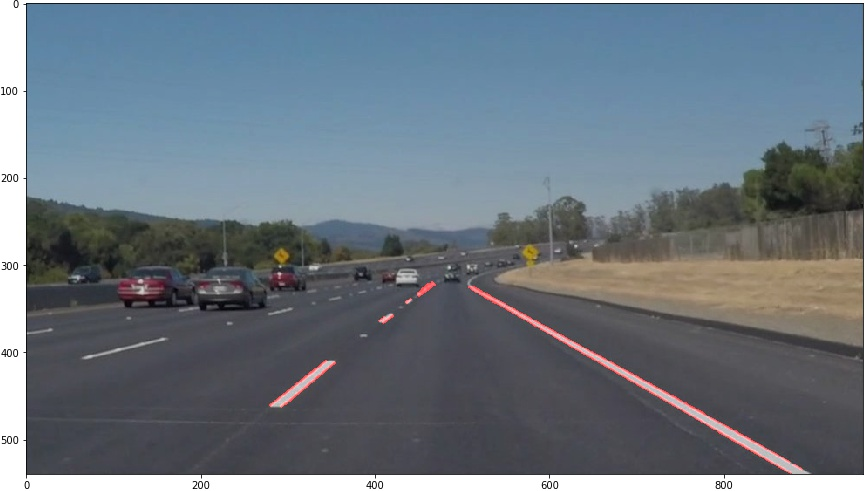
#> input picture test_images/result_solidWhiteCurve.jpg, 866 x 491 px; its folder holds only this picture in this run
$ jupyter execute --allow-errors P1.ipynb   (shell and % lines are left out)
#> lines starting #> are read from the running program, lines starting #| are printed output that depends on the picture; after the words box and inside, x2 and y2 are one past the last pixel; in counts of white or black regions, pixels touching at a corner belong together
# Self-Driving Car Engineer Nanodegree

## Project: **Finding Lane Lines on the Road**
***
In this project, you will use the tools you learned about in the lesson to identify lane lines on the road.  You can develop your pipeline on a series of individual images, and later apply the result to a video stream (really just a series of images). Check out the video clip "raw-lines-example.mp4" (also contained in this repository) to see what the output should look like after using the helper functions below.

Once you have a result that looks roughly like "raw-lines-example.mp4", you'll need to get creative and try to average and/or extrapolate the line segments you've detected to map out the full extent of the lane lines.  You can see an example of the result you're going for in the video "P1_example.mp4".  Ultimately, you would like to draw just one line for the left side of the lane, and one for the right.

In addition to implementing code, there is a brief writeup to complete. The writeup should be completed in a separate file, which can be either a markdown file or a pdf document. There is a [write up template](https://github.com/udacity/CarND-LaneLines-P1/blob/master/writeup_template.md) that can be used to guide the writing process. Completing both the code in the Ipython notebook and the writeup template will cover all of the [rubric points](https://review.udacity.com/#!/rubrics/322/view) for this project.

---
Let's have a look at our first image called 'test_images/solidWhiteRight.jpg'.  Run the 2 cells below (hit Shift-Enter or the "play" button above) to display the image.

**Note: If, at any point, you encounter frozen display windows or other confounding issues, you can always start again with a clean slate by going to the "Kernel" menu above and selecting "Restart & Clear Output".**

---

**The tools you have are color selection, region of interest selection, grayscaling, Gaussian smoothing, Canny Edge Detection and Hough Tranform line detection.  You  are also free to explore and try other techniques that were not presented in the lesson.  Your goal is piece together a pipeline to detect the line segments in the image, then average/extrapolate them and draw them onto the image for display (as below).  Once you have a working pipeline, try it out on the video stream below.**

---

<figure>

 <figcaption>
 <p></p>
 <p style="text-align: center;"> Your output should look something like this (above) after detecting line segments using the helper functions below </p>
 </figcaption>
</figure>
 <p></p>
<figure>

 <figcaption>
 <p></p>
 <p style="text-align: center;"> Your goal is to connect/average/extrapolate line segments to get output like this</p>
 </figcaption>
</figure>

**Run the cell below to import some packages.  If you get an `import error` for a package you've already installed, try changing your kernel (select the Kernel menu above --> Change Kernel).  Still have problems?  Try relaunching Jupyter Notebook from the terminal prompt.  Also, see [this forum post](https://carnd-forums.udacity.com/cq/viewquestion.action?spaceKey=CAR&id=29496372&questionTitle=finding-lanes---import-cv2-fails-even-though-python-in-the-terminal-window-has-no-problem-with-import-cv2) for more troubleshooting tips.**

## Import Packages

[cell 1]
#importing some useful packages
import matplotlib.pyplot as plt
import matplotlib.image as mpimg
import numpy as np
import cv2

## Read in an Image

#> (a cell that did not finish here is left out)

## Ideas for Lane Detection Pipeline

**Some OpenCV functions (beyond those introduced in the lesson) that might be useful for this project are:**

`cv2.inRange()` for color selection
`cv2.fillPoly()` for regions selection
`cv2.line()` to draw lines on an image given endpoints
`cv2.addWeighted()` to coadd / overlay two images
`cv2.cvtColor()` to grayscale or change color
`cv2.imwrite()` to output images to file
`cv2.bitwise_and()` to apply a mask to an image

**Check out the OpenCV documentation to learn about these and discover even more awesome functionality!**

## Helper Functions

Below are some helper functions to help get you started. They should look familiar from the lesson!

[cell 3]
import math

def grayscale(img):
    """Applies the Grayscale transform
    This will return an image with only one color channel
    but NOTE: to see the returned image as grayscale
    (assuming your grayscaled image is called 'gray')
    you should call plt.imshow(gray, cmap='gray')"""
    return cv2.cvtColor(img, cv2.COLOR_RGB2GRAY)
    # Or use BGR2GRAY if you read an image with cv2.imread()
    # return cv2.cvtColor(img, cv2.COLOR_BGR2GRAY)

def canny(img, low_threshold, high_threshold):
    """Applies the Canny transform"""
    return cv2.Canny(img, low_threshold, high_threshold)

def gaussian_blur(img, kernel_size):
    """Applies a Gaussian Noise kernel"""
    return cv2.GaussianBlur(img, (kernel_size, kernel_size), 0)

def region_of_interest(img, vertices):
    """
    Applies an image mask.

    Only keeps the region of the image defined by the polygon
    formed from `vertices`. The rest of the image is set to black.
    """
    #defining a blank mask to start with
    mask = np.zeros_like(img)

    #defining a 3 channel or 1 channel color to fill the mask with depending on the input image
    if len(img.shape) > 2:
        channel_count = img.shape[2]  # i.e. 3 or 4 depending on your image
        ignore_mask_color = (255,) * channel_count
    else:
        ignore_mask_color = 255

    #filling pixels inside the polygon defined by "vertices" with the fill color
    cv2.fillPoly(mask, vertices, ignore_mask_color)

    #returning the image only where mask pixels are nonzero
    masked_image = cv2.bitwise_and(img, mask)
    return masked_image

def average_line(line_group, total_len, x_size, y_size):
    #Step1 : Average slope
    weighted_sum_slope = 0.0
    for a in line_group:
        weighted_sum_slope += (a["length"]/total_len) * a["slope"]

    #Step2 : Average position, remove outlier

    #First, find the intersection at the bottom.
    x_bottom = []
    for a in line_group:
        for x1,y1,x2,y2 in a["line"]:
            x_bottom.append((y_size-1-y1)/weighted_sum_slope + x1)
            x_bottom.append((y_size-1-y2)/weighted_sum_slope + x2)

    #Second: average and remove outliers based on std
    x_array = np.array(x_bottom)
    #print(x_array)
    exclude_outlier = (abs(x_array-np.mean(x_array)) <= np.std(x_array))
    #print(exclude_outlier)
    #Step3: find average at bottom
    x_bottom_average = np.mean(x_array[exclude_outlier])

    return weighted_sum_slope, x_bottom_average

def draw_lines_v2(img, lines, color=[255, 0, 0], thickness=2):
    """
    We have lot's of line segments stored in "lines".
    Let's try to seperate left and right by their slopes.
    This implementation follows the hint in the comment of draw_lines.
    """
    x_size=img.shape[1]
    y_size=img.shape[0]
    left = []
    right = []
    left_total_len  = 0
    right_total_len = 0
    for line in lines:
        for x1,y1,x2,y2 in line:
            if x2-x1 <= 2 and x2-x1>=-2:
                continue

            slope=((y2-y1)/(x2-x1))
            length= np.sqrt((y2-y1)*(y2-y1) + (x2-x1)*(x2-x1))
            temp = {}
            temp["slope"]=slope
            temp["length"]=length
            temp["line"]=line
            #print(slope)
            if slope > 0.3 and slope < 1.7 and x1 > x_size*0.52 and x2 > x_size*0.52:
                right.append(temp)
                right_total_len += temp["length"]
            elif slope<-0.3 and slope>-1.7 and x1< x_size*0.48 and x2<x_size*0.48 :
                left.append(temp)
                left_total_len  += temp["length"]

    # next, run the average_line function on left and right
    y_top = y_size*0.6
    if left:
        slp,x_b = average_line(left, left_total_len, x_size, y_size)
        left_lane = np.array([x_b, y_size-1, (y_top-y_size+1)/slp+x_b , y_top], dtype=np.int32)
        cv2.line(img, (left_lane[0], left_lane[1]), (left_lane[2], left_lane[3]), color, thickness)
    else:
        print("Error:Left is empty")

    if right:
        slp,x_b = average_line(right, right_total_len, x_size, y_size)
        #print(repr(right))
        #print([slp,x_b])
        right_lane = np.array([x_b, y_size-1,(y_top-y_size+1)/slp+x_b , y_top], dtype=np.int32)
        cv2.line(img, (right_lane[0], right_lane[1]), (right_lane[2], right_lane[3]), color, thickness)
    else:
        print("Error:Right is empty")

# [20 lines left out: function draw_lines, not called in this run]

def hough_lines(img, rho, theta, threshold, min_line_len, max_line_gap):
    """
    `img` should be the output of a Canny transform.

    Returns an image with hough lines drawn.
    """
    lines = cv2.HoughLinesP(img, rho, theta, threshold, np.array([]), minLineLength=min_line_len, maxLineGap=max_line_gap)
    line_img = np.zeros((img.shape[0], img.shape[1], 3), dtype=np.uint8)
    draw_lines_v2(line_img, lines)
    return line_img

# Python 3 has support for cool math symbols.

def weighted_img(img, initial_img, α=0.8, β=1., λ=0.):
    """
    `img` is the output of the hough_lines(), An image with lines drawn on it.
    Should be a blank image (all black) with lines drawn on it.

    `initial_img` should be the image before any processing.

    The result image is computed as follows:

    initial_img * α + img * β + λ
    NOTE: initial_img and img must be the same shape!
    """
    return cv2.addWeighted(initial_img, α, img, β, λ)

## Test Images

Build your pipeline to work on the images in the directory "test_images"
**You should make sure your pipeline works well on these images before you try the videos.**

[cell 4]
import os
testimgs=os.listdir("test_images/")
#> testimgs = ['result_solidWhiteCurve.jpg']

## Build a Lane Finding Pipeline

Build the pipeline and run your solution on all test_images. Make copies into the test_images directory, and you can use the images in your writeup report.

Try tuning the various parameters, especially the low and high Canny thresholds as well as the Hough lines parameters.

[cell 5]
# TODO: Build your pipeline that will draw lane lines on the test_images
# then save them to the test_images directory.

def my_pipeline(img):
    x_size = img.shape[1]
    y_size = img.shape[0]

    #Step 1: convert to grayscale
    gray = grayscale(img)

    #Step 2: Run Gaussian Blur to denoise
    blurred_img = gaussian_blur(gray, 3)

    #Step 3: run Canny edge detector
    edge_img = canny(blurred_img, 50, 150)

    #Step 4: mask only interested area with a triangle
    vertices = np.array([[(x_size*0.05, y_size-1),
                           (x_size*0.95, y_size-1),
                           (x_size*0.52, y_size*0.58),
                           (x_size*0.48, y_size*0.58)]], dtype=np.int32)

    masked_edges = region_of_interest(edge_img, vertices)

    #Step 5: Run Hough Transform
    rho = 1 # distance resolution in pixels of the Hough grid
    theta = np.pi/180 # angular resolution in radians of the Hough grid
    threshold = 25     # minimum number of votes (intersections in Hough grid cell)
    min_line_length = 5 #minimum number of pixels making up a line
    max_line_gap = 1    # maximum gap in pixels between connectable line segments

    hough_output = hough_lines(masked_edges, rho, theta, threshold, min_line_length, max_line_gap)

    #Step 6: Overlay the line image with original image
    #Generate pure red hough_lines
    merged_img = weighted_img(hough_output, img, α=.8, β=1., λ=0.)

    result = merged_img
    return result

[cell 6]
## Test the above pipeline
for i in range(len(testimgs)):
    img = mpimg.imread(os.path.join("test_images/", testimgs[i]))
#> img is the input picture: shape (491, 866, 3); mean R, G, B 106.1, 117.1, 127.1
    plt.figure(figsize = (15,15))
    #fig.add_subplot(1,2,1)
    #plt.imshow(img)

    result = my_pipeline(img)
#> in grayscale, `return cv2.cvtColor(img, cv2.COLOR_RGB2GRAY)`:
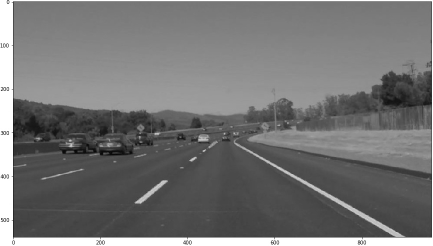
#> returned value: shape (491, 866) (shown at 1/2 size); min 0, max 255, mean 115
#> in canny, `return cv2.Canny(img, low_threshold, high_threshold)`:
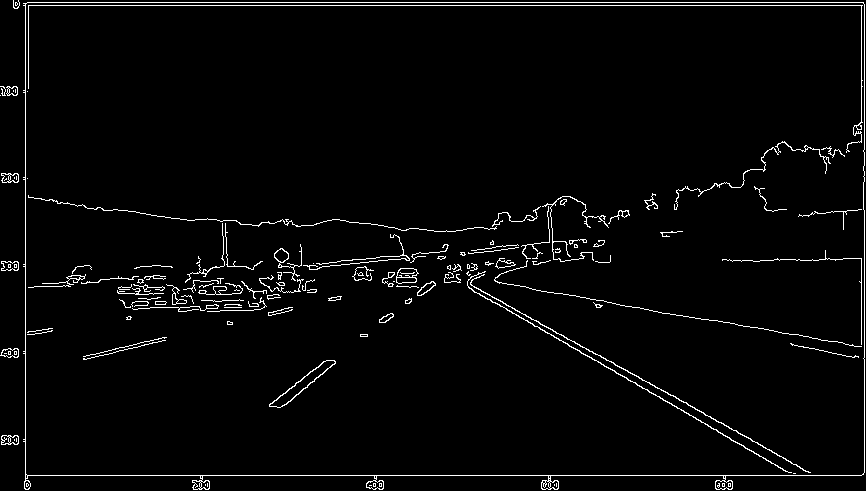
#> returned value: shape (491, 866); 2.8% white in thin lines or dots
#> in region_of_interest, `cv2.fillPoly(mask, vertices, ignore_mask_color)`:
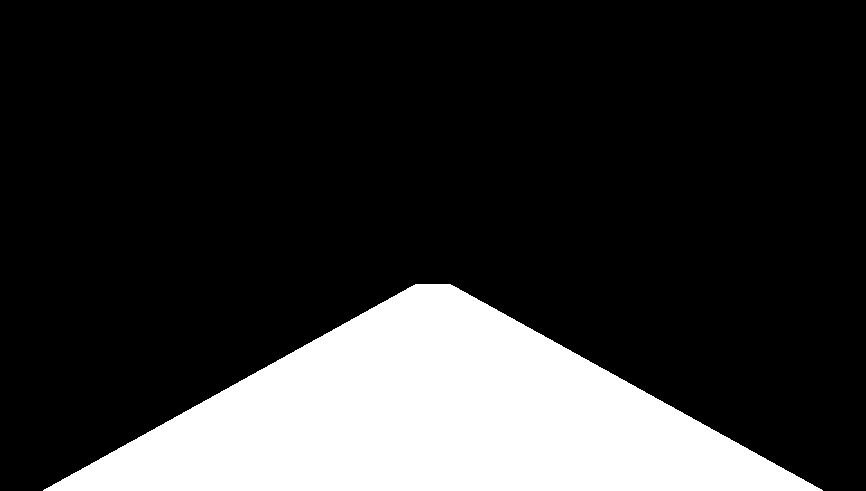
#> mask: shape (491, 866); 19.9% white; 1 white region, box (x1, y1, x2, y2) and area: (43, 284, 823, 491) 84622
#> in region_of_interest, `masked_image = cv2.bitwise_and(img, mask)`:
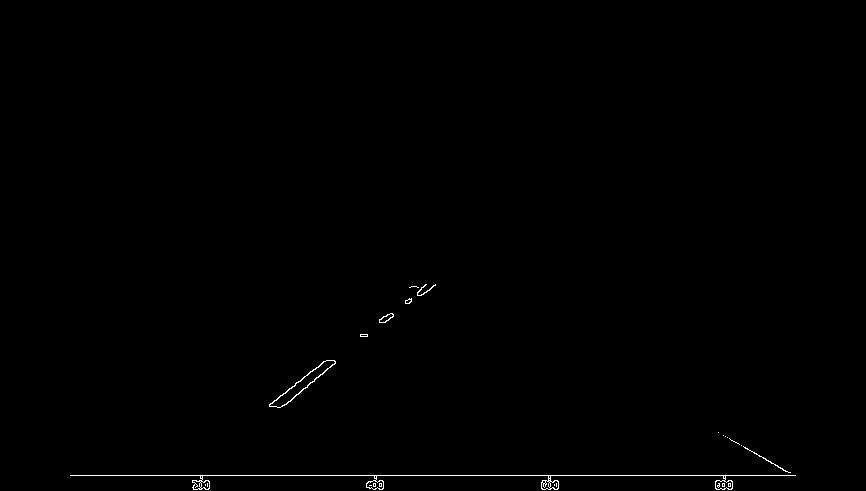
#> masked_image: shape (491, 866); 0.36% white in thin lines or dots, all inside (x1, y1, x2, y2) = (70, 284, 796, 490)
#> in hough_lines, `lines = cv2.HoughLinesP(img, rho, theta, threshold, np.array([]), minL..`: lines = 22 rows, first 6: [70, 475, 795, 475], [318, 377, 335, 362], [723, 435, 770, 461], [282, 406, 288, 401], [292, 398, 320, 374], [286, 391, 322, 363]
#> the loop in draw_lines_v2, `for line in lines:` made 22 passes
#> after the loop in draw_lines_v2, `for line in lines:`: left = 8 items; left_total_len = 187.7; right = 2 items; right_total_len = 97.13
#> the loop in average_line, `for a in line_group:` made 8 passes
#> weighted_sum_slope on passes 1 to 8: -0.107, -0.141, -0.31, -0.499, -0.624, -0.662, -0.709, -0.823
#> after the loop in average_line, `for a in line_group:`: weighted_sum_slope = -0.823
#> the loop in average_line, `for a in line_group:` made 8 passes
#> after the loop in average_line, `for a in line_group:`: x_bottom = [180.7, 179.4, 179.9, 179.8, 180.2, 179, 165.7, 167.7, 164.5, 167.4, 181, 180, 166, 166.5, 181.5, 180]
#> in average_line, `x_array = np.array(x_bottom)`: x_array has the same summary as x_bottom
#> in average_line, `exclude_outlier = (abs(x_array-np.mean(x_array)) <= np.std(x_array))`: exclude_outlier = [True, True, True, True, True, True, False, False, False, False, True, True, False, False, True, True]
#> in average_line, `x_bottom_average = np.mean(x_array[exclude_outlier])`: x_bottom_average = 180.2
#> in draw_lines_v2, `slp,x_b = average_line(left, left_total_len, x_size, y_size)`: slp = -0.823; x_b = 180.2
#> in draw_lines_v2, `left_lane = np.array([x_b, y_size-1, (y_top-y_size+1)/slp+x_b , y_top]..`: left_lane = [180, 490, 417, 294]
#> the loop in average_line (call 2), `for a in line_group:` made 2 passes
#> weighted_sum_slope on passes 1 to 2: 0.306, 0.553
#> the loop in average_line (call 2), `for a in line_group:` made 2 passes
#> in draw_lines_v2, `slp,x_b = average_line(right, right_total_len, x_size, y_size)`: slp = 0.553; x_b = 822.1
#> in draw_lines_v2, `right_lane = np.array([x_b, y_size-1,(y_top-y_size+1)/slp+x_b , y_top]..`: right_lane = [822, 490, 468, 294]
#> in draw_lines_v2, `cv2.line(img, (right_lane[0], right_lane[1]), (right_lane[2], right_la..`:
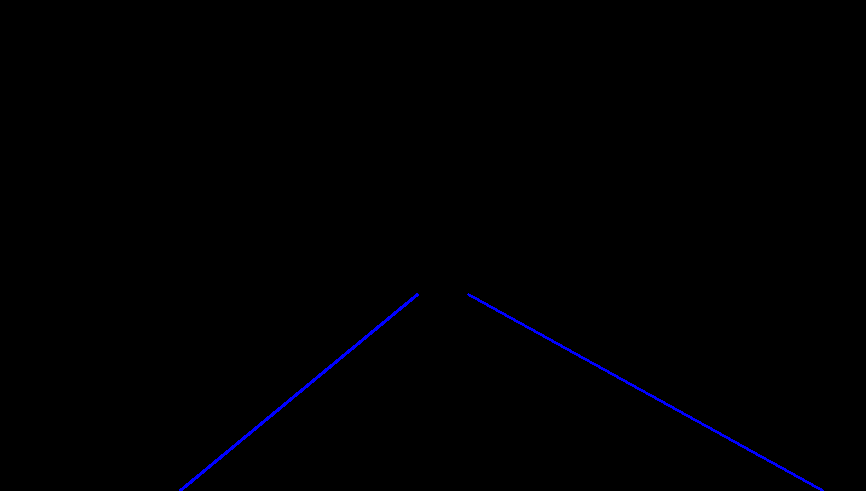
#> img: shape (491, 866, 3); mean of channels 0, 1, 2 1.3, 0, 0; drawn as B, G, R
#> in weighted_img, `return cv2.addWeighted(initial_img, α, img, β, λ)`:
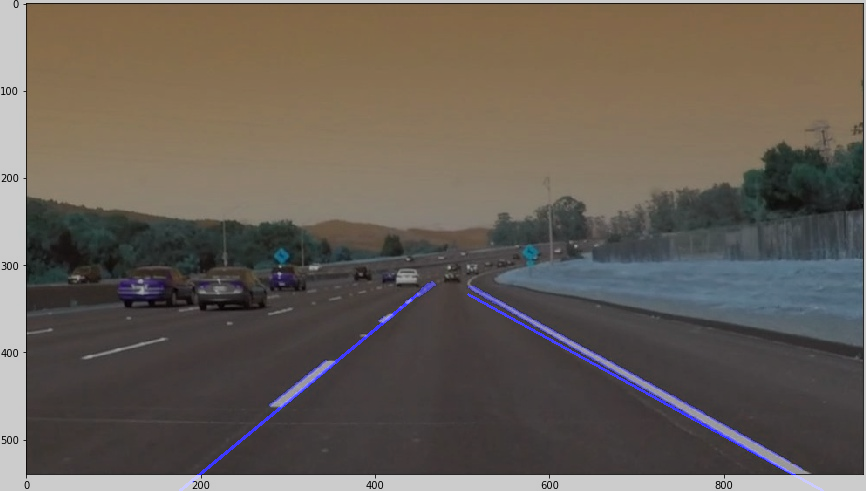
#> returned value: shape (491, 866, 3); mean of channels 0, 1, 2 85.7, 93.7, 101.7; drawn as B, G, R
    #fig.add_subplot(1,2,2)
    plt.imshow(result)
    plt.savefig("test_images_result/"+"result_"+testimgs[i],bbox_inches='tight',pad_inches=0)
    #cv2.imwrite("test_images/"+"compare"+testimgs[i], result)

$ run again, on test_images/result_solidYellowLeft.jpg
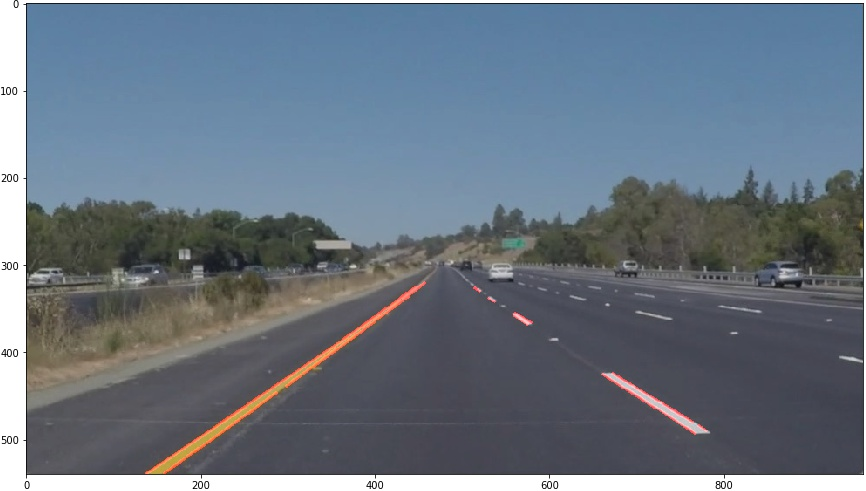
#> input picture test_images/result_solidYellowLeft.jpg, 866 x 491 px
#> testimgs = ['result_solidYellowLeft.jpg']
#> img is the input picture: shape (491, 866, 3); mean R, G, B 104.6, 116.4, 129.1
#> mask: shape (491, 866); 19.9% white; 1 white region, box (x1, y1, x2, y2) and area: (43, 284, 823, 491) 84622
#> in region_of_interest, `masked_image = cv2.bitwise_and(img, mask)`:
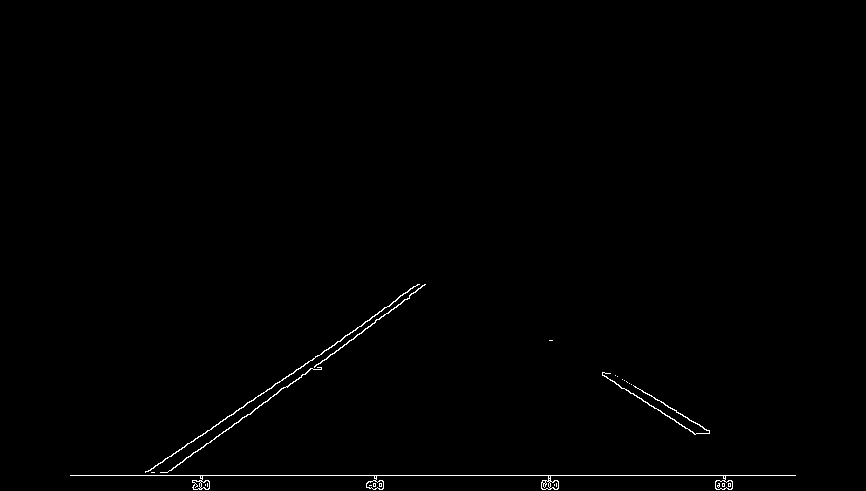
#> masked_image: shape (491, 866); 0.54% white in thin lines or dots, all inside (x1, y1, x2, y2) = (70, 284, 796, 490)
#> lines = 33 rows, first 6: [70, 475, 795, 475], [251, 412, 280, 390], [145, 472, 208, 430], [386, 307, 396, 300], [255, 398, 291, 373], [167, 472, 185, 459]
#> the loop in draw_lines_v2, `for line in lines:` made 33 passes
#> after the loop in draw_lines_v2, `for line in lines:`: left = 20 items; left_total_len = 671.9; right = 2 items; right_total_len = 197.9
#> the loop in average_line, `for a in line_group:` made 20 passes
#> weighted_sum_slope on passes 1 to 8: -0.0411, -0.116, -0.129, -0.174, -0.198, -0.3, -0.381, -0.404
#> after the loop in average_line, `for a in line_group:`: weighted_sum_slope = -0.725
#> the loop in average_line, `for a in line_group:` made 20 passes
#> after the loop in average_line, `for a in line_group:`: x_bottom = 40 values, max 144.9 at index 32, min 120.2 at index 2, mean 137.4
#> x_array has the same summary as x_bottom
#> x_bottom_average = 140
#> in draw_lines_v2, `slp,x_b = average_line(left, left_total_len, x_size, y_size)`: slp = -0.725; x_b = 140
#> left_lane = [140, 490, 409, 294]
#> the loop in average_line (call 2), `for a in line_group:` made 2 passes
#> weighted_sum_slope on passes 1 to 2: 0.303, 0.61
#> the loop in average_line (call 2), `for a in line_group:` made 2 passes
#> in draw_lines_v2, `slp,x_b = average_line(right, right_total_len, x_size, y_size)`: slp = 0.61; x_b = 797.4
#> right_lane = [797, 490, 476, 294]
#> in weighted_img, `return cv2.addWeighted(initial_img, α, img, β, λ)`:
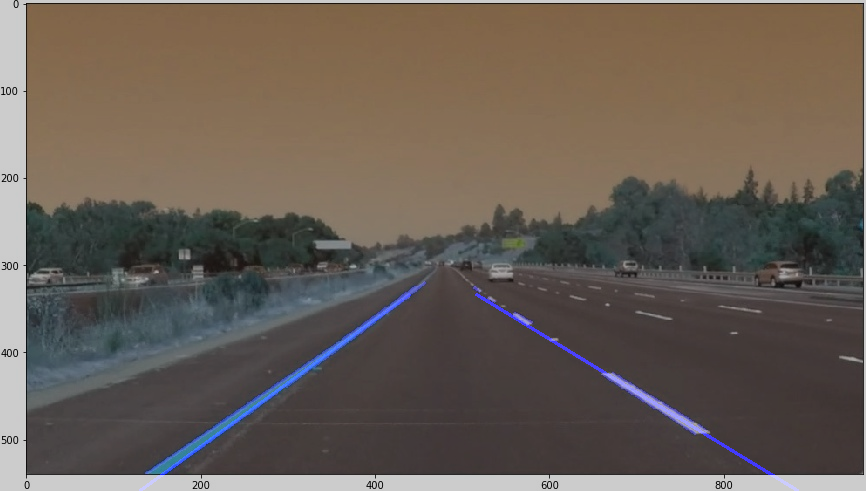
#> returned value: shape (491, 866, 3); mean of channels 0, 1, 2 84.3, 93.1, 103.3; drawn as B, G, R
